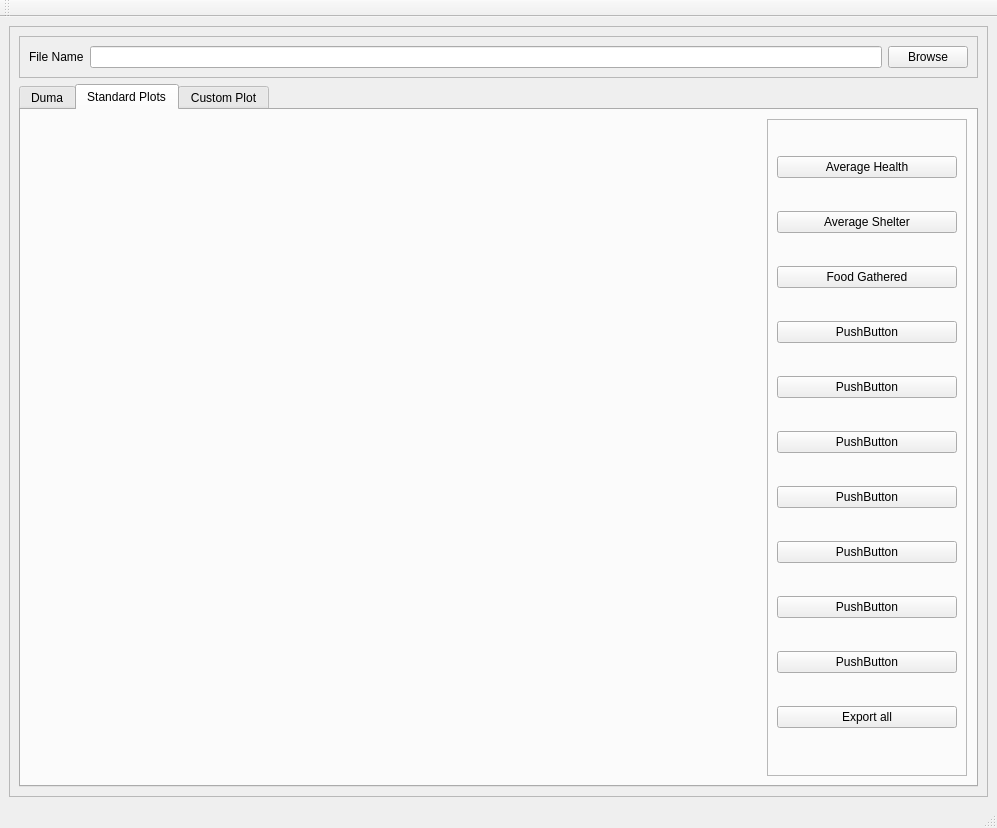
<?xml version="1.0" encoding="UTF-8"?>
<ui version="4.0">
 <class>MainWindow</class>
 <widget class="QMainWindow" name="MainWindow">
  <property name="geometry">
   <rect>
    <x>0</x>
    <y>0</y>
    <width>997</width>
    <height>828</height>
   </rect>
  </property>
  <property name="maximumSize">
   <size>
    <width>16777215</width>
    <height>16777215</height>
   </size>
  </property>
  <property name="windowTitle">
   <string>MainWindow</string>
  </property>
  <widget class="QWidget" name="centralwidget">
   <layout class="QVBoxLayout" name="verticalLayout">
    <item>
     <widget class="QFrame" name="frame">
      <property name="frameShape">
       <enum>QFrame::StyledPanel</enum>
      </property>
      <property name="frameShadow">
       <enum>QFrame::Raised</enum>
      </property>
      <layout class="QVBoxLayout" name="verticalLayout_2">
       <item>
        <widget class="QFrame" name="frame_4">
         <property name="minimumSize">
          <size>
           <width>0</width>
           <height>40</height>
          </size>
         </property>
         <property name="maximumSize">
          <size>
           <width>16777215</width>
           <height>50</height>
          </size>
         </property>
         <property name="frameShape">
          <enum>QFrame::StyledPanel</enum>
         </property>
         <property name="frameShadow">
          <enum>QFrame::Raised</enum>
         </property>
         <layout class="QHBoxLayout" name="horizontalLayout_2">
          <item>
           <widget class="QLabel" name="label">
            <property name="text">
             <string>File Name</string>
            </property>
           </widget>
          </item>
          <item>
           <widget class="QLineEdit" name="lineEdit"/>
          </item>
          <item>
           <widget class="QPushButton" name="pushButton">
            <property name="text">
             <string>Browse</string>
            </property>
           </widget>
          </item>
         </layout>
        </widget>
       </item>
       <item>
        <widget class="QTabWidget" name="tabWidget_2">
         <property name="currentIndex">
          <number>1</number>
         </property>
         <widget class="QWidget" name="dumaTab">
          <attribute name="title">
           <string>Duma</string>
          </attribute>
         </widget>
         <widget class="QWidget" name="standardPlotsTab">
          <attribute name="title">
           <string>Standard Plots</string>
          </attribute>
          <layout class="QHBoxLayout" name="horizontalLayout_5">
           <item>
            <widget class="MplWidget" name="standardPlotWidget" native="true"/>
           </item>
           <item>
            <widget class="QFrame" name="frame_2">
             <property name="minimumSize">
              <size>
               <width>200</width>
               <height>0</height>
              </size>
             </property>
             <property name="maximumSize">
              <size>
               <width>200</width>
               <height>16777215</height>
              </size>
             </property>
             <property name="frameShape">
              <enum>QFrame::StyledPanel</enum>
             </property>
             <property name="frameShadow">
              <enum>QFrame::Raised</enum>
             </property>
             <layout class="QVBoxLayout" name="verticalLayout_15">
              <item>
               <widget class="QPushButton" name="defaultHealthPushButton">
                <property name="text">
                 <string>Average Health</string>
                </property>
               </widget>
              </item>
              <item>
               <widget class="QPushButton" name="defaultShelterPushButton">
                <property name="text">
                 <string>Average Shelter</string>
                </property>
               </widget>
              </item>
              <item>
               <widget class="QPushButton" name="defaultFoodPushButton">
                <property name="text">
                 <string>Food Gathered</string>
                </property>
               </widget>
              </item>
              <item>
               <widget class="QPushButton" name="defaultPushButton1">
                <property name="text">
                 <string>PushButton</string>
                </property>
               </widget>
              </item>
              <item>
               <widget class="QPushButton" name="defaultPushButton2">
                <property name="text">
                 <string>PushButton</string>
                </property>
               </widget>
              </item>
              <item>
               <widget class="QPushButton" name="defaultPushButton3">
                <property name="text">
                 <string>PushButton</string>
                </property>
               </widget>
              </item>
              <item>
               <widget class="QPushButton" name="defaultPushButton4">
                <property name="text">
                 <string>PushButton</string>
                </property>
               </widget>
              </item>
              <item>
               <widget class="QPushButton" name="defaultPushButton5">
                <property name="text">
                 <string>PushButton</string>
                </property>
               </widget>
              </item>
              <item>
               <widget class="QPushButton" name="defaultPushButton6">
                <property name="text">
                 <string>PushButton</string>
                </property>
               </widget>
              </item>
              <item>
               <widget class="QPushButton" name="defaultPushButton7">
                <property name="text">
                 <string>PushButton</string>
                </property>
               </widget>
              </item>
              <item>
               <widget class="QPushButton" name="exportAllPushButton">
                <property name="text">
                 <string>Export all</string>
                </property>
               </widget>
              </item>
             </layout>
            </widget>
           </item>
          </layout>
         </widget>
         <widget class="QWidget" name="customPlotTab">
          <attribute name="title">
           <string>Custom Plot</string>
          </attribute>
          <layout class="QHBoxLayout" name="horizontalLayout">
           <item>
            <widget class="QFrame" name="frame_5">
             <property name="frameShape">
              <enum>QFrame::StyledPanel</enum>
             </property>
             <property name="frameShadow">
              <enum>QFrame::Raised</enum>
             </property>
             <layout class="QVBoxLayout" name="verticalLayout_5">
              <item>
               <widget class="MplWidget" name="customPlotWidget" native="true"/>
              </item>
              <item>
               <widget class="QFrame" name="frame_6">
                <property name="maximumSize">
                 <size>
                  <width>16777215</width>
                  <height>100</height>
                 </size>
                </property>
                <property name="frameShape">
                 <enum>QFrame::StyledPanel</enum>
                </property>
                <property name="frameShadow">
                 <enum>QFrame::Raised</enum>
                </property>
                <layout class="QHBoxLayout" name="horizontalLayout_3">
                 <item>
                  <widget class="QLabel" name="minDay">
                   <property name="text">
                    <string>0</string>
                   </property>
                  </widget>
                 </item>
                 <item>
                  <widget class="QSlider" name="horizontalSlider">
                   <property name="enabled">
                    <bool>false</bool>
                   </property>
                   <property name="orientation">
                    <enum>Qt::Horizontal</enum>
                   </property>
                   <property name="tickPosition">
                    <enum>QSlider::TicksAbove</enum>
                   </property>
                   <property name="tickInterval">
                    <number>5</number>
                   </property>
                  </widget>
                 </item>
                 <item>
                  <widget class="QLabel" name="maxDay">
                   <property name="text">
                    <string>0</string>
                   </property>
                  </widget>
                 </item>
                 <item>
                  <widget class="QFrame" name="frame_7">
                   <property name="minimumSize">
                    <size>
                     <width>60</width>
                     <height>0</height>
                    </size>
                   </property>
                   <property name="maximumSize">
                    <size>
                     <width>80</width>
                     <height>16777215</height>
                    </size>
                   </property>
                   <property name="frameShape">
                    <enum>QFrame::StyledPanel</enum>
                   </property>
                   <property name="frameShadow">
                    <enum>QFrame::Raised</enum>
                   </property>
                   <property name="lineWidth">
                    <number>0</number>
                   </property>
                   <layout class="QVBoxLayout" name="verticalLayout_6">
                    <item>
                     <widget class="QLabel" name="dayLabel">
                      <property name="text">
                       <string>DAY</string>
                      </property>
                     </widget>
                    </item>
                    <item>
                     <widget class="QSpinBox" name="daySpinBox">
                      <property name="enabled">
                       <bool>false</bool>
                      </property>
                     </widget>
                    </item>
                   </layout>
                  </widget>
                 </item>
                </layout>
               </widget>
              </item>
             </layout>
            </widget>
           </item>
           <item>
            <widget class="QFrame" name="frame_3">
             <property name="minimumSize">
              <size>
               <width>200</width>
               <height>0</height>
              </size>
             </property>
             <property name="maximumSize">
              <size>
               <width>200</width>
               <height>16777215</height>
              </size>
             </property>
             <property name="frameShape">
              <enum>QFrame::StyledPanel</enum>
             </property>
             <property name="frameShadow">
              <enum>QFrame::Raised</enum>
             </property>
             <layout class="QVBoxLayout" name="verticalLayout_3">
              <item>
               <widget class="QTabWidget" name="tabWidget">
                <property name="currentIndex">
                 <number>0</number>
                </property>
                <widget class="QWidget" name="plotTab">
                 <attribute name="title">
                  <string>Plot</string>
                 </attribute>
                 <layout class="QVBoxLayout" name="verticalLayout_10">
                  <item>
                   <widget class="QPushButton" name="gifButton">
                    <property name="enabled">
                     <bool>false</bool>
                    </property>
                    <property name="text">
                     <string>Export GIF</string>
                    </property>
                   </widget>
                  </item>
                  <item>
                   <widget class="QGroupBox" name="plotTypeGroup">
                    <property name="title">
                     <string>Plot Type</string>
                    </property>
                    <layout class="QVBoxLayout" name="verticalLayout_8">
                     <item>
                      <widget class="QComboBox" name="plotTypeComboBox">
                       <property name="enabled">
                        <bool>false</bool>
                       </property>
                      </widget>
                     </item>
                     <item>
                      <widget class="QLabel" name="label_11">
                       <property name="text">
                        <string>Select agent</string>
                       </property>
                      </widget>
                     </item>
                     <item>
                      <widget class="QComboBox" name="agentComboBox">
                       <property name="enabled">
                        <bool>false</bool>
                       </property>
                      </widget>
                     </item>
                     <item>
                      <widget class="QPushButton" name="addAgentPushButton">
                       <property name="enabled">
                        <bool>false</bool>
                       </property>
                       <property name="text">
                        <string>Add agent to plot</string>
                       </property>
                      </widget>
                     </item>
                     <item>
                      <widget class="QPushButton" name="clearAgentsPushButton">
                       <property name="enabled">
                        <bool>false</bool>
                       </property>
                       <property name="text">
                        <string>Clear all agents</string>
                       </property>
                      </widget>
                     </item>
                     <item>
                      <widget class="QLabel" name="label_7">
                       <property name="text">
                        <string>Colour by...</string>
                       </property>
                      </widget>
                     </item>
                     <item>
                      <widget class="QComboBox" name="colourComboBox">
                       <property name="enabled">
                        <bool>false</bool>
                       </property>
                      </widget>
                     </item>
                     <item>
                      <widget class="QGroupBox" name="averageBox">
                       <property name="minimumSize">
                        <size>
                         <width>0</width>
                         <height>100</height>
                        </size>
                       </property>
                       <property name="title">
                        <string>Average</string>
                       </property>
                       <layout class="QVBoxLayout" name="verticalLayout_9">
                        <item>
                         <widget class="QRadioButton" name="noneRadio">
                          <property name="enabled">
                           <bool>false</bool>
                          </property>
                          <property name="text">
                           <string>None</string>
                          </property>
                          <property name="checked">
                           <bool>true</bool>
                          </property>
                         </widget>
                        </item>
                        <item>
                         <widget class="QRadioButton" name="agentAverageRadio">
                          <property name="enabled">
                           <bool>false</bool>
                          </property>
                          <property name="text">
                           <string>Agent Average</string>
                          </property>
                         </widget>
                        </item>
                        <item>
                         <widget class="QRadioButton" name="timeAverageRadio">
                          <property name="enabled">
                           <bool>false</bool>
                          </property>
                          <property name="text">
                           <string>Time Average</string>
                          </property>
                         </widget>
                        </item>
                       </layout>
                      </widget>
                     </item>
                    </layout>
                   </widget>
                  </item>
                  <item>
                   <widget class="QGroupBox" name="axesGroup">
                    <property name="title">
                     <string>Axes</string>
                    </property>
                    <layout class="QVBoxLayout" name="verticalLayout_4">
                     <item>
                      <widget class="QLabel" name="label_2">
                       <property name="maximumSize">
                        <size>
                         <width>16777215</width>
                         <height>20</height>
                        </size>
                       </property>
                       <property name="text">
                        <string>x parameter</string>
                       </property>
                      </widget>
                     </item>
                     <item>
                      <widget class="QComboBox" name="xComboBox">
                       <property name="enabled">
                        <bool>false</bool>
                       </property>
                      </widget>
                     </item>
                     <item>
                      <widget class="QLabel" name="label_3">
                       <property name="maximumSize">
                        <size>
                         <width>16777215</width>
                         <height>20</height>
                        </size>
                       </property>
                       <property name="text">
                        <string>y parameter</string>
                       </property>
                      </widget>
                     </item>
                     <item>
                      <widget class="QComboBox" name="yComboBox">
                       <property name="enabled">
                        <bool>false</bool>
                       </property>
                      </widget>
                     </item>
                    </layout>
                   </widget>
                  </item>
                 </layout>
                </widget>
                <widget class="QWidget" name="filtersTab">
                 <attribute name="title">
                  <string>Filters</string>
                 </attribute>
                 <layout class="QVBoxLayout" name="verticalLayout_11">
                  <item>
                   <widget class="QLabel" name="label_4">
                    <property name="text">
                     <string>Parameter</string>
                    </property>
                   </widget>
                  </item>
                  <item>
                   <widget class="QComboBox" name="comboBox"/>
                  </item>
                  <item>
                   <widget class="QLabel" name="label_5">
                    <property name="text">
                     <string>Filter by</string>
                    </property>
                   </widget>
                  </item>
                  <item>
                   <widget class="QFrame" name="frame_9">
                    <property name="frameShape">
                     <enum>QFrame::StyledPanel</enum>
                    </property>
                    <property name="frameShadow">
                     <enum>QFrame::Raised</enum>
                    </property>
                    <layout class="QVBoxLayout" name="verticalLayout_12">
                     <item>
                      <widget class="QFrame" name="frame_10">
                       <property name="frameShape">
                        <enum>QFrame::StyledPanel</enum>
                       </property>
                       <property name="frameShadow">
                        <enum>QFrame::Raised</enum>
                       </property>
                       <layout class="QHBoxLayout" name="horizontalLayout_4">
                        <item>
                         <widget class="QSpinBox" name="filterNumSpinBox">
                          <property name="enabled">
                           <bool>false</bool>
                          </property>
                         </widget>
                        </item>
                        <item>
                         <widget class="QComboBox" name="filterComboBox">
                          <property name="enabled">
                           <bool>false</bool>
                          </property>
                         </widget>
                        </item>
                       </layout>
                      </widget>
                     </item>
                     <item>
                      <widget class="QFrame" name="frame_11">
                       <property name="frameShape">
                        <enum>QFrame::StyledPanel</enum>
                       </property>
                       <property name="frameShadow">
                        <enum>QFrame::Raised</enum>
                       </property>
                       <layout class="QVBoxLayout" name="verticalLayout_13">
                        <item>
                         <widget class="QRadioButton" name="withRadioButton">
                          <property name="text">
                           <string>With</string>
                          </property>
                          <property name="checked">
                           <bool>true</bool>
                          </property>
                         </widget>
                        </item>
                        <item>
                         <widget class="QRadioButton" name="withoutRadioButton">
                          <property name="text">
                           <string>Without</string>
                          </property>
                         </widget>
                        </item>
                       </layout>
                      </widget>
                     </item>
                    </layout>
                   </widget>
                  </item>
                  <item>
                   <widget class="QPushButton" name="addFilterPushButton">
                    <property name="text">
                     <string>Add filter</string>
                    </property>
                   </widget>
                  </item>
                  <item>
                   <widget class="QPushButton" name="clearFiltersPushButton">
                    <property name="text">
                     <string>Clear all filters</string>
                    </property>
                   </widget>
                  </item>
                  <item>
                   <widget class="QLabel" name="label_6">
                    <property name="text">
                     <string>Active filters</string>
                    </property>
                   </widget>
                  </item>
                  <item>
                   <widget class="QTextBrowser" name="filterBrowser"/>
                  </item>
                 </layout>
                </widget>
                <widget class="QWidget" name="statsTab">
                 <attribute name="title">
                  <string>Stats</string>
                 </attribute>
                 <layout class="QVBoxLayout" name="verticalLayout_14">
                  <item>
                   <widget class="QLabel" name="label_12">
                    <property name="text">
                     <string>Duma chair</string>
                    </property>
                   </widget>
                  </item>
                  <item>
                   <widget class="QLabel" name="label_13">
                    <property name="font">
                     <font>
                      <pointsize>18</pointsize>
                     </font>
                    </property>
                    <property name="text">
                     <string>N/A</string>
                    </property>
                   </widget>
                  </item>
                  <item>
                   <widget class="QLabel" name="label_14">
                    <property name="text">
                     <string>Number of dead agents</string>
                    </property>
                   </widget>
                  </item>
                  <item>
                   <widget class="QLabel" name="label_15">
                    <property name="font">
                     <font>
                      <pointsize>18</pointsize>
                     </font>
                    </property>
                    <property name="text">
                     <string>N/A</string>
                    </property>
                   </widget>
                  </item>
                  <item>
                   <widget class="QLabel" name="label_8">
                    <property name="text">
                     <string>Mean/mode</string>
                    </property>
                   </widget>
                  </item>
                  <item>
                   <widget class="QLabel" name="label_9">
                    <property name="font">
                     <font>
                      <pointsize>18</pointsize>
                     </font>
                    </property>
                    <property name="text">
                     <string>N/A</string>
                    </property>
                   </widget>
                  </item>
                  <item>
                   <widget class="QLabel" name="label_10">
                    <property name="text">
                     <string>Current ruleset</string>
                    </property>
                   </widget>
                  </item>
                  <item>
                   <widget class="QTextBrowser" name="ruleBrowser"/>
                  </item>
                 </layout>
                </widget>
               </widget>
              </item>
             </layout>
            </widget>
           </item>
          </layout>
         </widget>
        </widget>
       </item>
      </layout>
     </widget>
    </item>
   </layout>
  </widget>
  <widget class="QMenuBar" name="menubar">
   <property name="geometry">
    <rect>
     <x>0</x>
     <y>0</y>
     <width>997</width>
     <height>22</height>
    </rect>
   </property>
  </widget>
  <widget class="QStatusBar" name="statusbar"/>
  <widget class="QToolBar" name="toolBar">
   <property name="windowTitle">
    <string>toolBar</string>
   </property>
   <attribute name="toolBarArea">
    <enum>TopToolBarArea</enum>
   </attribute>
   <attribute name="toolBarBreak">
    <bool>false</bool>
   </attribute>
  </widget>
 </widget>
 <customwidgets>
  <customwidget>
   <class>MplWidget</class>
   <extends>QWidget</extends>
   <header>mplwidget.h</header>
   <container>1</container>
  </customwidget>
 </customwidgets>
 <resources/>
 <connections>
  <connection>
   <sender>pushButton</sender>
   <signal>clicked()</signal>
   <receiver>MainWindow</receiver>
   <slot>browseSlot()</slot>
   <hints>
    <hint type="sourcelabel">
     <x>938</x>
     <y>84</y>
    </hint>
    <hint type="destinationlabel">
     <x>968</x>
     <y>102</y>
    </hint>
   </hints>
  </connection>
  <connection>
   <sender>lineEdit</sender>
   <signal>returnPressed()</signal>
   <receiver>MainWindow</receiver>
   <slot>returnPressedSlot()</slot>
   <hints>
    <hint type="sourcelabel">
     <x>322</x>
     <y>81</y>
    </hint>
    <hint type="destinationlabel">
     <x>378</x>
     <y>47</y>
    </hint>
   </hints>
  </connection>
  <connection>
   <sender>addAgentPushButton</sender>
   <signal>clicked()</signal>
   <receiver>MainWindow</receiver>
   <slot>addAgentSlot()</slot>
   <hints>
    <hint type="sourcelabel">
     <x>885</x>
     <y>259</y>
    </hint>
    <hint type="destinationlabel">
     <x>979</x>
     <y>446</y>
    </hint>
   </hints>
  </connection>
  <connection>
   <sender>noneRadio</sender>
   <signal>clicked()</signal>
   <receiver>MainWindow</receiver>
   <slot>noneAverageSelected()</slot>
   <hints>
    <hint type="sourcelabel">
     <x>921</x>
     <y>534</y>
    </hint>
    <hint type="destinationlabel">
     <x>980</x>
     <y>623</y>
    </hint>
   </hints>
  </connection>
  <connection>
   <sender>daySpinBox</sender>
   <signal>valueChanged(int)</signal>
   <receiver>horizontalSlider</receiver>
   <slot>setValue(int)</slot>
   <hints>
    <hint type="sourcelabel">
     <x>730</x>
     <y>745</y>
    </hint>
    <hint type="destinationlabel">
     <x>632</x>
     <y>725</y>
    </hint>
   </hints>
  </connection>
  <connection>
   <sender>gifButton</sender>
   <signal>clicked()</signal>
   <receiver>MainWindow</receiver>
   <slot>exportGifSlot()</slot>
   <hints>
    <hint type="sourcelabel">
     <x>885</x>
     <y>294</y>
    </hint>
    <hint type="destinationlabel">
     <x>978</x>
     <y>578</y>
    </hint>
   </hints>
  </connection>
  <connection>
   <sender>horizontalSlider</sender>
   <signal>valueChanged(int)</signal>
   <receiver>daySpinBox</receiver>
   <slot>setValue(int)</slot>
   <hints>
    <hint type="sourcelabel">
     <x>585</x>
     <y>725</y>
    </hint>
    <hint type="destinationlabel">
     <x>730</x>
     <y>745</y>
    </hint>
   </hints>
  </connection>
  <connection>
   <sender>agentAverageRadio</sender>
   <signal>clicked()</signal>
   <receiver>MainWindow</receiver>
   <slot>agentAverageSelected()</slot>
   <hints>
    <hint type="sourcelabel">
     <x>921</x>
     <y>556</y>
    </hint>
    <hint type="destinationlabel">
     <x>981</x>
     <y>672</y>
    </hint>
   </hints>
  </connection>
  <connection>
   <sender>timeAverageRadio</sender>
   <signal>clicked()</signal>
   <receiver>MainWindow</receiver>
   <slot>timeAverageSelected()</slot>
   <hints>
    <hint type="sourcelabel">
     <x>921</x>
     <y>578</y>
    </hint>
    <hint type="destinationlabel">
     <x>980</x>
     <y>712</y>
    </hint>
   </hints>
  </connection>
  <connection>
   <sender>plotTypeComboBox</sender>
   <signal>activated(QString)</signal>
   <receiver>MainWindow</receiver>
   <slot>plotTypeSlot()</slot>
   <hints>
    <hint type="sourcelabel">
     <x>933</x>
     <y>372</y>
    </hint>
    <hint type="destinationlabel">
     <x>981</x>
     <y>529</y>
    </hint>
   </hints>
  </connection>
  <connection>
   <sender>xComboBox</sender>
   <signal>activated(QString)</signal>
   <receiver>MainWindow</receiver>
   <slot>xAxisSlot()</slot>
   <hints>
    <hint type="sourcelabel">
     <x>933</x>
     <y>688</y>
    </hint>
    <hint type="destinationlabel">
     <x>979</x>
     <y>364</y>
    </hint>
   </hints>
  </connection>
  <connection>
   <sender>yComboBox</sender>
   <signal>activated(QString)</signal>
   <receiver>MainWindow</receiver>
   <slot>yAxisSlot()</slot>
   <hints>
    <hint type="sourcelabel">
     <x>933</x>
     <y>742</y>
    </hint>
    <hint type="destinationlabel">
     <x>981</x>
     <y>409</y>
    </hint>
   </hints>
  </connection>
  <connection>
   <sender>addFilterPushButton</sender>
   <signal>clicked()</signal>
   <receiver>MainWindow</receiver>
   <slot>addFilterSlot()</slot>
   <hints>
    <hint type="sourcelabel">
     <x>945</x>
     <y>441</y>
    </hint>
    <hint type="destinationlabel">
     <x>879</x>
     <y>774</y>
    </hint>
   </hints>
  </connection>
  <connection>
   <sender>clearFiltersPushButton</sender>
   <signal>clicked()</signal>
   <receiver>MainWindow</receiver>
   <slot>removeAllFiltersSlot()</slot>
   <hints>
    <hint type="sourcelabel">
     <x>910</x>
     <y>461</y>
    </hint>
    <hint type="destinationlabel">
     <x>782</x>
     <y>777</y>
    </hint>
   </hints>
  </connection>
  <connection>
   <sender>comboBox</sender>
   <signal>activated(QString)</signal>
   <receiver>MainWindow</receiver>
   <slot>filterParameterSelectedSlot()</slot>
   <hints>
    <hint type="sourcelabel">
     <x>875</x>
     <y>228</y>
    </hint>
    <hint type="destinationlabel">
     <x>979</x>
     <y>268</y>
    </hint>
   </hints>
  </connection>
  <connection>
   <sender>colourComboBox</sender>
   <signal>activated(QString)</signal>
   <receiver>MainWindow</receiver>
   <slot>plotColourSlot()</slot>
   <hints>
    <hint type="sourcelabel">
     <x>933</x>
     <y>480</y>
    </hint>
    <hint type="destinationlabel">
     <x>980</x>
     <y>335</y>
    </hint>
   </hints>
  </connection>
  <connection>
   <sender>exportAllPushButton</sender>
   <signal>clicked()</signal>
   <receiver>MainWindow</receiver>
   <slot>exportAllSlot()</slot>
   <hints>
    <hint type="sourcelabel">
     <x>949</x>
     <y>733</y>
    </hint>
    <hint type="destinationlabel">
     <x>974</x>
     <y>802</y>
    </hint>
   </hints>
  </connection>
  <connection>
   <sender>defaultHealthPushButton</sender>
   <signal>clicked()</signal>
   <receiver>MainWindow</receiver>
   <slot>defaultHealthSlot()</slot>
   <hints>
    <hint type="sourcelabel">
     <x>854</x>
     <y>184</y>
    </hint>
    <hint type="destinationlabel">
     <x>992</x>
     <y>175</y>
    </hint>
   </hints>
  </connection>
  <connection>
   <sender>defaultShelterPushButton</sender>
   <signal>clicked()</signal>
   <receiver>MainWindow</receiver>
   <slot>defaultShelterSlot()</slot>
   <hints>
    <hint type="sourcelabel">
     <x>923</x>
     <y>240</y>
    </hint>
    <hint type="destinationlabel">
     <x>994</x>
     <y>252</y>
    </hint>
   </hints>
  </connection>
  <connection>
   <sender>defaultFoodPushButton</sender>
   <signal>clicked()</signal>
   <receiver>MainWindow</receiver>
   <slot>defaultFoodSlot()</slot>
   <hints>
    <hint type="sourcelabel">
     <x>878</x>
     <y>291</y>
    </hint>
    <hint type="destinationlabel">
     <x>993</x>
     <y>320</y>
    </hint>
   </hints>
  </connection>
  <connection>
   <sender>defaultPushButton1</sender>
   <signal>clicked()</signal>
   <receiver>MainWindow</receiver>
   <slot>defaultPlaceholderSlot()</slot>
   <hints>
    <hint type="sourcelabel">
     <x>837</x>
     <y>349</y>
    </hint>
    <hint type="destinationlabel">
     <x>990</x>
     <y>380</y>
    </hint>
   </hints>
  </connection>
  <connection>
   <sender>defaultPushButton2</sender>
   <signal>clicked()</signal>
   <receiver>MainWindow</receiver>
   <slot>defaultPlaceholderSlot()</slot>
   <hints>
    <hint type="sourcelabel">
     <x>917</x>
     <y>408</y>
    </hint>
    <hint type="destinationlabel">
     <x>992</x>
     <y>431</y>
    </hint>
   </hints>
  </connection>
  <connection>
   <sender>defaultPushButton3</sender>
   <signal>clicked()</signal>
   <receiver>MainWindow</receiver>
   <slot>defaultPlaceholderSlot()</slot>
   <hints>
    <hint type="sourcelabel">
     <x>877</x>
     <y>457</y>
    </hint>
    <hint type="destinationlabel">
     <x>991</x>
     <y>484</y>
    </hint>
   </hints>
  </connection>
  <connection>
   <sender>defaultPushButton4</sender>
   <signal>clicked()</signal>
   <receiver>MainWindow</receiver>
   <slot>defaultPlaceholderSlot()</slot>
   <hints>
    <hint type="sourcelabel">
     <x>872</x>
     <y>507</y>
    </hint>
    <hint type="destinationlabel">
     <x>992</x>
     <y>549</y>
    </hint>
   </hints>
  </connection>
  <connection>
   <sender>defaultPushButton5</sender>
   <signal>clicked()</signal>
   <receiver>MainWindow</receiver>
   <slot>defaultPlaceholderSlot()</slot>
   <hints>
    <hint type="sourcelabel">
     <x>847</x>
     <y>569</y>
    </hint>
    <hint type="destinationlabel">
     <x>990</x>
     <y>604</y>
    </hint>
   </hints>
  </connection>
  <connection>
   <sender>defaultPushButton6</sender>
   <signal>clicked()</signal>
   <receiver>MainWindow</receiver>
   <slot>defaultPlaceholderSlot()</slot>
   <hints>
    <hint type="sourcelabel">
     <x>898</x>
     <y>627</y>
    </hint>
    <hint type="destinationlabel">
     <x>993</x>
     <y>654</y>
    </hint>
   </hints>
  </connection>
  <connection>
   <sender>defaultPushButton7</sender>
   <signal>clicked()</signal>
   <receiver>MainWindow</receiver>
   <slot>defaultPlaceholderSlot()</slot>
   <hints>
    <hint type="sourcelabel">
     <x>859</x>
     <y>680</y>
    </hint>
    <hint type="destinationlabel">
     <x>994</x>
     <y>745</y>
    </hint>
   </hints>
  </connection>
  <connection>
   <sender>horizontalSlider</sender>
   <signal>valueChanged(int)</signal>
   <receiver>MainWindow</receiver>
   <slot>dayChangedSlot(int)</slot>
   <hints>
    <hint type="sourcelabel">
     <x>450</x>
     <y>722</y>
    </hint>
    <hint type="destinationlabel">
     <x>501</x>
     <y>797</y>
    </hint>
   </hints>
  </connection>
 </connections>
 <slots>
  <slot>browseSlot()</slot>
  <slot>returnPressedSlot()</slot>
  <slot>exportGifSlot()</slot>
  <slot>addLogSlot()</slot>
  <slot>addAgentSlot()</slot>
  <slot>noneAverageSelected()</slot>
  <slot>agentAverageSelected()</slot>
  <slot>timeAverageSelected()</slot>
  <slot>plotTypeSlot()</slot>
  <slot>xAxisSlot()</slot>
  <slot>yAxisSlot()</slot>
  <slot>exportAllSlot()</slot>
  <slot>addFilterSlot()</slot>
  <slot>removeAllFiltersSlot()</slot>
  <slot>filterParameterSelectedSlot()</slot>
  <slot>plotColourSlot()</slot>
  <slot>defaultFoodSlot()</slot>
  <slot>defaultHealthSlot()</slot>
  <slot>defaultShelterSlot()</slot>
  <slot>defaultPlaceholderSlot()</slot>
  <slot>dayChangedSlot(int)</slot>
 </slots>
</ui>
